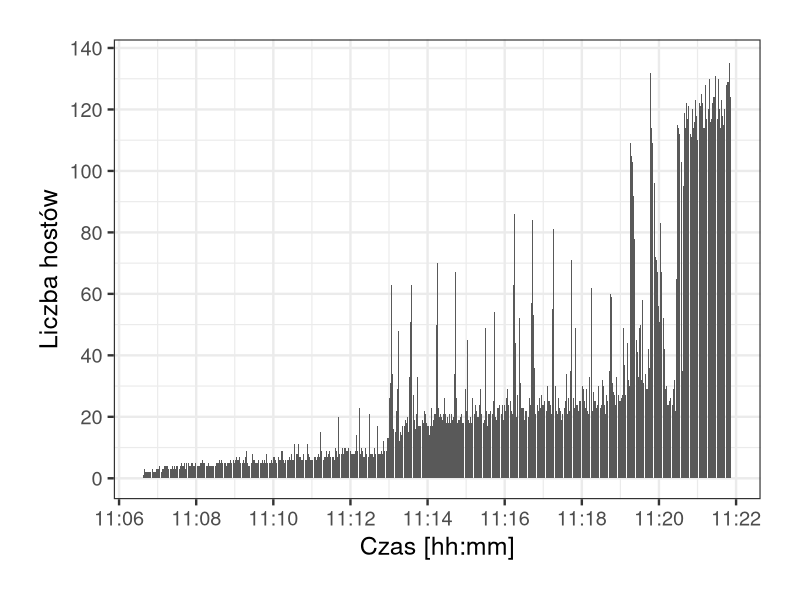

The R script that drew this image:
library("ggplot2")
library("scales")

png(filename="aws-http-hosts.png", width=800, height=600)

dat = read.csv("hosts_aws.csv")
dat$time = as.POSIXct(dat$time, format = "%Y-%m-%dT%H:%M:%SZ")

ggplot(data=dat, aes(x=time, y=count, group=1)) +
geom_bar(stat="identity") +
scale_x_datetime(labels = date_format("%H:%M"), breaks = pretty_breaks(n=10)) +
scale_y_continuous(breaks=pretty_breaks(n=10)) +
theme_bw(base_size=18) + theme(plot.margin = unit(c(1,1,1,1), "cm")) +
labs(x="Czas [hh:mm]") +
labs(y="Liczba hostów")
